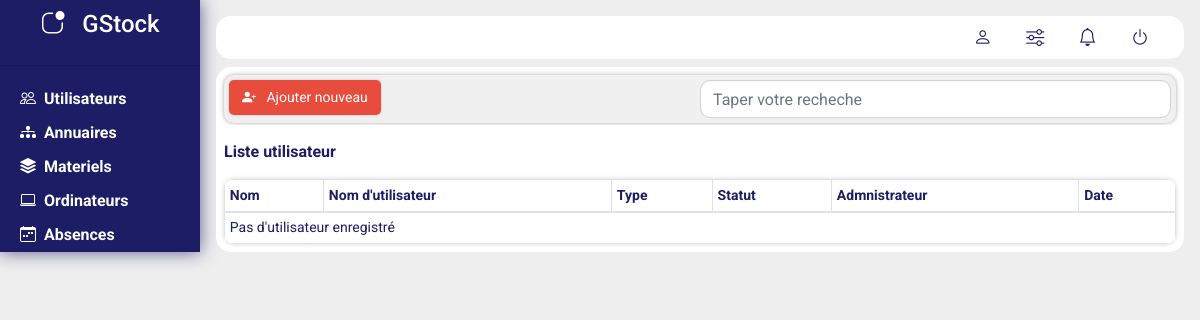
The app's page /users/, older data.
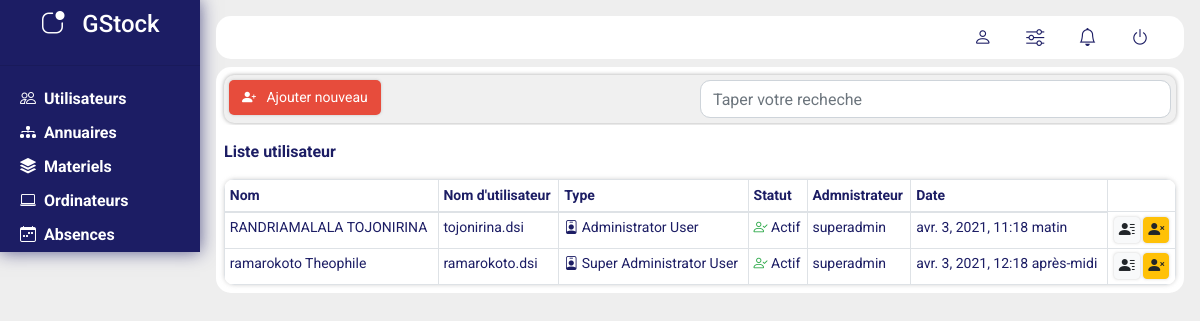
The same page, newer data.
### users/models.py (models this page shows, shortened)
class Users(models.Model):
    class Meta:
        db_table = 'users'
    TYPES = (
        ('user', 'Standard User'),
        ('administrator', 'Administrator User'),
        ('super_user', 'Super Administrator User'),
    )
    directory_id = models.IntegerField()
    login = models.CharField(max_length=50, unique=True)
    password = models.CharField(max_length=100)
    types = models.CharField(max_length=20, choices=TYPES)
    status = models.IntegerField()
    administrator = models.CharField(max_length=50)
    created_at = models.DateTimeField(auto_now_add=True)
    updated_at = models.DateTimeField(auto_now=True)

### users/views.py (the view)
# urls.py: path('', AbsenceView.home, name="absence_home"),
def home(request):
    try:
        directories = Directories.objects.raw('SELECT * FROM directories')
        users = Users.objects.raw('SELECT * FROM users u INNER JOIN directories d ON u.directory_id = d.id')
    except:
        return HttpResponse('Server error', status=500)
    return render(request, 'user/home.html', {'users':users, 'directories':directories})

### users/templates/user/home.html (shortened to what this page needs)
{% extends "layout.html" %}
{% block content %}
<div class="container m-0 p-0">
    <div class="container-fluid sublink">
        <div class="row">
            <div class="col-sm-6 col-md-6 col-lg-6 p-0">
                <a class="btn btn-option" title="Ajouter nouveau utilisateur" id="add"><i class="bi bi-person-plus-fill"></i> &nbsp; Ajouter nouveau</a>
            </div>
            <div class="col-sm-6 col-md-6 col-lg-6 p-0">
                <input type="search" class="form-control input-search" placeholder="Taper votre recheche">
            </div>
        </div>
    </div>
    <div class="container-fluid subtitle">
        Liste utilisateur
    </div>
    <div class="container-fluid lists p-0">
        <table class='table table-sm table-hovered table-bordered m-0 table-list'>
            <thead>
                <tr>
                    <th>Nom</th>
                    <th>Nom d'utilisateur</th>
                    <th>Type</th>
                    <th>Statut</th>
                    <th>Admnistrateur</th>
                    <th>Date</th>
                </tr>
            </thead>
            <tbody>
                {% for user in users %}
                <tr>
                    <td>{{ user.full_name }}</td>
                    <td>{{ user.login }}</td>
                    <td>
                        {% if user.types == 'administrator' %}
                            <i class="bi bi-person-badge"></i> Administrator User
                        {% elif user.types == 'super_user' %}
                            <i class="bi bi-person-badge"></i> Super Administrator User
                        {% elif user.types == 'user' %}
                            Standard User
                        {% endif %}
                    </td>
                    <td>
                        {% if user.status == 1 %}
                            <span class="text-success"><i class="bi bi-person-check"></i></span> Actif
                        {% elif user.status == 0 %}
                            <span class="text-danger"><i class="bi bi-person-x-fill"></i></span> Bloqué
                        {% endif %}
                    </td>
                    <td>{{ user.administrator }}</td>
                    <td>{{ user.created_at }}</td>
                    <td class="text-center">
                        {% if user.status == 1 %}
                            <form action="{% url 'users:block_user' user.id %}" method="POST">
                        {% elif user.status == 0 %}
                            <form action="{% url 'users:unblock_user' user.id %}" method="POST">
                        {% endif %}
                                <a href="{% url 'users:show_user' user.id %}" class="btn btn-light pt-0 pb-0 pl-1 pr-1" title="Voir"><i class="bi bi-person-lines-fill"></i></a>
                            {% if user.status == 1 %}
                                <button type="submit" name="block" class="btn btn-warning pt-0 pb-0 pl-1 pr-1" title="Bloquer l'utilisateur" onclick="return confirm('Voulez-vous vraiment bloquer l\'utilisateur? ')"><i class="bi bi-person-x-fill"></i></button>
                            {% elif user.status == 0 %}
                                <button type="submit" name="unblock" class="btn btn-light pt-0 pb-0 pl-1 pr-1" title="Debloquer l'utilisateur"  onclick="return confirm('Voulez-vous vraiment debloquer l\'utilisateur? ')"><i class="bi bi-person-check-fill"></i></button>
                            {% endif %}
                            </form>
                    </td>
                </tr>
                {% empty %}
                    <tr>
                        <td colspan="6">Pas d'utilisateur enregistré</td>
                    </tr>
                {% endfor %}
            </tbody>
        </table>
    </div>
</div>
{% endblock %}

Row changes from the older to the newer data that the page shows:
added Users: full_name "RANDRIAMALALA TOJONIRINA", login "tojonirina.dsi", types "administrator" (drawn), status 1 (drawn), administrator "superadmin", created_at "avr. 3, 2021, 11:18 matin"
added Users: full_name "ramarokoto Theophile", login "ramarokoto.dsi", types "super_user" (drawn), status 1 (drawn), administrator "superadmin", created_at "avr. 3, 2021, 12:18 après-midi"
Text that changed along with them:
text no longer shown: "Pas d'utilisateur enregistré"
